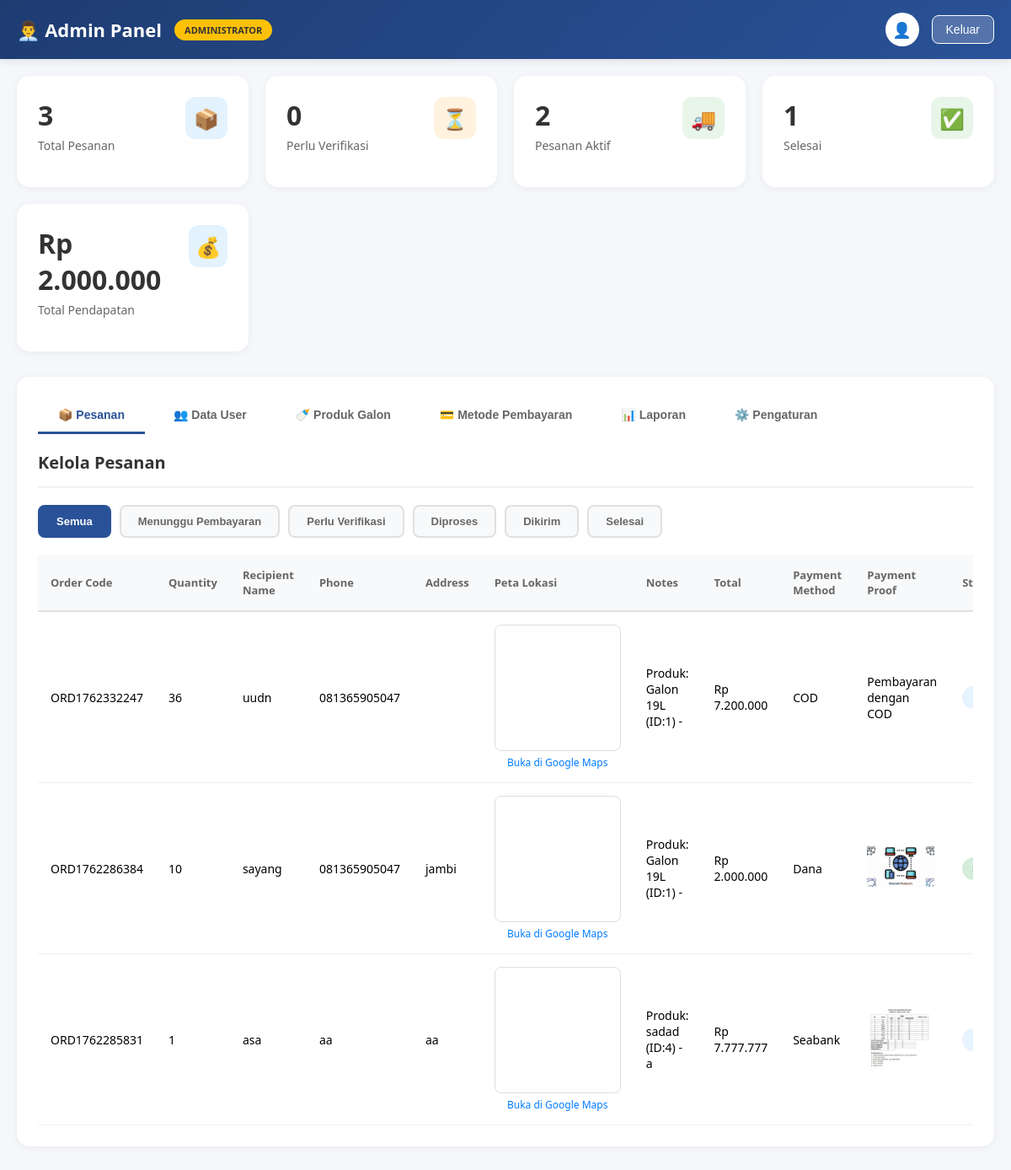
Screenshot of /dashboard_admin.php (signed in) with the database file from the repository.
### tables this page shows
CREATE TABLE `orders` (
  `id` int NOT NULL,
  `user_id` int NOT NULL,
  `order_code` varchar(20) NOT NULL,
  `quantity` int NOT NULL,
  `recipient_name` varchar(100) NOT NULL,
  `phone` varchar(20) NOT NULL,
  `address` varchar(255) NOT NULL DEFAULT '',
  `latitude` varchar(20) DEFAULT NULL,
  `longitude` varchar(20) DEFAULT NULL,
  `notes` text,
  `total` bigint NOT NULL,
  `status` enum('menunggu_pembayaran','menunggu_verifikasi','diproses','sedang_dikirim','selesai','dibatalkan') NOT NULL DEFAULT 'menunggu_pembayaran',
  `payment_method_id` int DEFAULT NULL,
  `payment_proof` varchar(255) DEFAULT NULL,
  `created_at` timestamp NOT NULL DEFAULT CURRENT_TIMESTAMP,
  `updated_at` timestamp NULL DEFAULT NULL,
  `payment_date` datetime DEFAULT NULL
);

CREATE TABLE `metode_pembayaran` (
  `id` int NOT NULL,
  `nama_metode` varchar(100) NOT NULL,
  `nomor_rekening` varchar(100) DEFAULT NULL,
  `atas_nama` varchar(100) DEFAULT NULL,
  `jenis` enum('transfer','cod') DEFAULT 'transfer',
  `created_at` timestamp NULL DEFAULT CURRENT_TIMESTAMP,
  `tipe` varchar(20) DEFAULT 'transfer'
);

### dashboard_admin.php (the view, shortened to what this page needs)
<?php
include 'koneksi.php';
$stats = [];
$stats['total_orders'] = $conn->query("SELECT COUNT(*) as c FROM orders")->fetch_assoc()['c'];
$stats['pending'] = $conn->query("SELECT COUNT(*) as c FROM orders WHERE status='menunggu_verifikasi'")->fetch_assoc()['c'];
$stats['active'] = $conn->query("SELECT COUNT(*) as c FROM orders WHERE status IN ('diproses','sedang_dikirim')")->fetch_assoc()['c'];
$stats['completed'] = $conn->query("SELECT COUNT(*) as c FROM orders WHERE status='selesai'")->fetch_assoc()['c'];
$stats['revenue'] = $conn->query("SELECT SUM(total) as t FROM orders WHERE status='selesai'")->fetch_assoc()['t'] ?? 0;
?>
<!DOCTYPE html>
<html lang="id">
<head>
</head>
<body>
    <div class="navbar">
        <div class="navbar-left">
            <h1>👨‍💼 Admin Panel</h1>
            <span class="admin-badge">ADMINISTRATOR</span>
        </div>
        <div class="navbar-right">
            <div class="admin-avatar">👤</div>
            <button class="logout-btn" onclick="window.location.href='logout.php'">Keluar</button>
        </div>
    </div>
    <div class="container">
        <div class="stats-grid">
            <div class="stat-card">
                <div class="stat-header">
                    <div>
                        <div class="stat-value"><?= $stats['total_orders'] ?></div>
                        <div class="stat-label">Total Pesanan</div>
                    </div>
                    <div class="stat-icon blue">📦</div>
                </div>
            </div>
            <div class="stat-card">
                <div class="stat-header">
                    <div>
                        <div class="stat-value"><?= $stats['pending'] ?></div>
                        <div class="stat-label">Perlu Verifikasi</div>
                    </div>
                    <div class="stat-icon orange">⏳</div>
                </div>
            </div>
            <div class="stat-card">
                <div class="stat-header">
                    <div>
                        <div class="stat-value"><?= $stats['active'] ?></div>
                        <div class="stat-label">Pesanan Aktif</div>
                    </div>
                    <div class="stat-icon green">🚚</div>
                </div>
            </div>
            <div class="stat-card">
                <div class="stat-header">
                    <div>
                        <div class="stat-value"><?= $stats['completed'] ?></div>
                        <div class="stat-label">Selesai</div>
                    </div>
                    <div class="stat-icon green">✅</div>
                </div>
            </div>
            <div class="stat-card">
                <div class="stat-header">
                    <div>
                        <div class="stat-value">Rp <?= number_format($stats['revenue'], 0, ',', '.') ?></div>
                        <div class="stat-label">Total Pendapatan</div>
                    </div>
                    <div class="stat-icon blue">💰</div>
                </div>
            </div>
        </div>
        <div class="section">
            <div class="tab-menu">
                <button class="tab-item active" onclick="switchTab('orders')">📦 Pesanan</button>
                <button class="tab-item" onclick="switchTab('users')">👥 Data User</button>
                <button class="tab-item" onclick="switchTab('galon')">🍼 Produk Galon</button>
                <button class="tab-item" onclick="switchTab('payments')">💳 Metode Pembayaran</button>
                <button class="tab-item" onclick="switchTab('laporan')">📊 Laporan</button>
                <button class="tab-item" onclick="switchTab('settings')">⚙️ Pengaturan</button>
            </div>
            <div id="tab-orders" class="tab-content active">
                <div class="section-header">
                    <h2 class="section-title">Kelola Pesanan</h2>
                </div>
                   <div class="filter-tabs">
                        <button class="filter-tab active" onclick="filterOrders('semua')">Semua</button>
                        <button class="filter-tab" onclick="filterOrders('menunggu_pembayaran')">Menunggu Pembayaran</button>
                        <button class="filter-tab" onclick="filterOrders('menunggu_verifikasi')">Perlu Verifikasi</button>
                        <button class="filter-tab" onclick="filterOrders('diproses')">Diproses</button>
                        <button class="filter-tab" onclick="filterOrders('sedang_dikirim')">Dikirim</button>
                        <button class="filter-tab" onclick="filterOrders('selesai')">Selesai</button>
                    </div>
                <div class="orders-table">
                    <table id="ordersTable">
                        <thead>
                            <tr>
                                <th>Order Code</th>
                                <th>Quantity</th>
                                <th>Recipient Name</th>
                                <th>Phone</th>
                                <th>Address</th>
                                <th>Peta Lokasi</th>
                                <th>Notes</th>
                                <th>Total</th>
                                <th>Payment Method</th>
                                <th>Payment Proof</th>
                                <th>Status</th>
                            </tr>
                        </thead>
                        <tbody id="ordersBody">
                            <?php
                            $orders = $conn->query("
                                SELECT o.*, m.nama_metode
                                FROM orders o
                                LEFT JOIN metode_pembayaran m ON o.payment_method_id = m.id
                                ORDER BY o.created_at DESC
                            ");
                            while ($order = $orders->fetch_assoc()):
                            ?>
                            <tr data-status="<?= $order['status'] ?>">
                                <td><?= htmlspecialchars($order['order_code']) ?></td>
                                <td><?= $order['quantity'] ?></td>
                                <td><?= htmlspecialchars($order['recipient_name']) ?></td>
                                <td><?= htmlspecialchars($order['phone']) ?></td>
                                <td><?= htmlspecialchars($order['address']) ?></td>
                                <td>
                                    <?php if (!empty($order['latitude']) && !empty($order['longitude']) && is_numeric($order['latitude']) && is_numeric($order['longitude'])): ?>
                                        <iframe
                                            src="https://maps.google.com/maps?q=<?= $order['latitude'] ?>,<?= $order['longitude'] ?>&output=embed&z=15"
                                            class="map-iframe"
                                            allowfullscreen=""
                                            loading="lazy">
                                        </iframe>
                                        <a href="https://www.google.com/maps?q=<?= $order['latitude'] ?>,<?= $order['longitude'] ?>"
                                        target="_blank"
                                        class="map-link">
                                            Buka di Google Maps
                                        </a>
                                    <?php else: ?>
                                        Lokasi tidak tersedia
                                    <?php endif; ?>
                                </td>
                                <td><?= htmlspecialchars($order['notes']) ?></td>
                                <td>Rp <?= number_format($order['total'], 0, ',', '.') ?></td>
                                <td><?= htmlspecialchars($order['nama_metode'] ?? 'Metode tidak diketahui') ?></td>
                                <td>
                                    <?php if (!empty($order['payment_proof'])): ?>
                                        <a href="uploads/<?= htmlspecialchars($order['payment_proof']) ?>" target="_blank">
                                            <img src="uploads/<?= htmlspecialchars($order['payment_proof']) ?>" alt="Bukti Pembayaran" width="80">
                                        </a>
                                    <?php else: ?>
                                        Pembayaran dengan COD
                                    <?php endif; ?>
                                </td>
                                <td>
                                    <span class="status-badge status-<?= $order['status'] ?>">
                                    </span>
                                </td>
                            </tr>
                            <?php endwhile; ?>
                        </tbody>
                    </table>
                </div>
            </div>
        </div>
    </div>
</body>
</html>

### dashboard_admin.php (style rules this page uses)
* { margin: 0; padding: 0; box-sizing: border-box; }
body { font-family: 'Segoe UI', Tahoma, Geneva, Verdana, sans-serif; background: #f5f7fa; min-height: 100vh; }
.navbar { background: linear-gradient(135deg, #1e3c72 0%, #2a5298 100%); color: white; padding: 15px 20px; display: flex; justify-content: space-between; align-items: center; box-shadow: 0 2px 10px rgba(0,0,0,0.1); }
.navbar-left { display: flex; align-items: center; gap: 15px; }
.navbar h1 { font-size: 22px; display: flex; align-items: center; gap: 10px; }
.admin-badge { background: #ffc107; color: #333; padding: 5px 12px; border-radius: 15px; font-size: 11px; font-weight: 700; }
.navbar-right { display: flex; align-items: center; gap: 15px; }
.admin-avatar { width: 40px; height: 40px; background: white; border-radius: 50%; display: flex; align-items: center; justify-content: center; font-size: 18px; }
.logout-btn { background: rgba(255,255,255,0.2); border: 1px solid white; color: white; padding: 8px 16px; border-radius: 8px; cursor: pointer; font-size: 14px; transition: all 0.3s; }
.container { max-width: 1400px; margin: 0 auto; padding: 20px; }
.stats-grid { display: grid; grid-template-columns: repeat(auto-fit, minmax(240px, 1fr)); gap: 20px; margin-bottom: 30px; }
.stat-card { background: white; border-radius: 15px; padding: 25px; box-shadow: 0 2px 10px rgba(0,0,0,0.05); transition: all 0.3s; }
.stat-header { display: flex; justify-content: space-between; align-items: start; margin-bottom: 15px; }
.stat-icon { width: 50px; height: 50px; border-radius: 12px; display: flex; align-items: center; justify-content: center; font-size: 24px; }
.stat-icon.blue { background: #e3f2fd; }
.stat-icon.green { background: #e8f5e9; }
.stat-icon.orange { background: #fff3e0; }
.stat-value { font-size: 32px; font-weight: 700; color: #333; margin-bottom: 5px; }
.stat-label { font-size: 14px; color: #666; }
.section { background: white; border-radius: 15px; padding: 25px; box-shadow: 0 2px 10px rgba(0,0,0,0.05); margin-bottom: 20px; }
.section-header { display: flex; justify-content: space-between; align-items: center; margin-bottom: 20px; padding-bottom: 15px; border-bottom: 2px solid #f0f0f0; }
.section-title { font-size: 20px; font-weight: 700; color: #333; }
.filter-tabs { display: flex; gap: 10px; flex-wrap: wrap; margin-bottom: 20px; }
.filter-tab { padding: 10px 20px; background: #f8f9fa; border: 2px solid #e0e0e0; border-radius: 8px; cursor: pointer; font-size: 13px; font-weight: 600; transition: all 0.3s; color: #666; }
.filter-tab.active { background: #2a5298; color: white; border-color: #2a5298; }
.orders-table { width: 100%; overflow-x: auto; }
table { width: 100%; border-collapse: collapse; }
th { background: #f8f9fa; padding: 15px; text-align: left; font-size: 13px; font-weight: 600; color: #666; border-bottom: 2px solid #e0e0e0; }
td { padding: 15px; border-bottom: 1px solid #f0f0f0; font-size: 14px; }
.status-badge { padding: 6px 12px; border-radius: 15px; font-size: 11px; font-weight: 600; display: inline-block; }
.status-diproses { background: #e7f3ff; color: #0066cc; }
.status-selesai { background: #d4edda; color: #155724; }
.tab-menu { display: flex; gap: 10px; margin-bottom: 20px; overflow-x: auto; -webkit-overflow-scrolling: touch; }
.tab-item { flex: 0 0 auto; padding: 12px 24px; background: transparent; border: none; cursor: pointer; font-size: 14px; font-weight: 600; color: #666; border-bottom: 3px solid transparent; transition: all 0.3s; }
.tab-item.active { color: #2a5298; border-bottom-color: #2a5298; }
.tab-content { display: none; }
.tab-content.active { display: block; }
* { box-sizing: border-box; }
.map-iframe { width: 150px; height: 150px; border: 1px solid #ddd; border-radius: 8px; display: block; margin: 0 auto; }
.map-link { display: block; text-align: center; margin-top: 5px; font-size: 12px; color: #007bff; text-decoration: none; }

### rows the page displays
orders: order_code "ORD1762332247", quantity "36", recipient_name "uudn", phone "081365905047", notes "Produk: Galon 19L (ID:1) -", total "7.200.000", metode_pembayaran.nama_metode "COD", shows "Pembayaran dengan COD"
orders: order_code "ORD1762286384", quantity "10", recipient_name "sayang", phone "081365905047", address "jambi", notes "Produk: Galon 19L (ID:1) -", total "2.000.000", metode_pembayaran.nama_metode "Dana", payment_proof (picture)
orders: order_code "ORD1762285831", quantity "1", recipient_name "asa", phone "aa", address "aa", notes "Produk: sadad (ID:4) - a", total "7.777.777", metode_pembayaran.nama_metode "Seabank", payment_proof (picture)

### other values shown
$stats['total_orders'] "3"
$stats['pending'] "0"
$stats['active'] "2"
$stats['completed'] "1"
$stats['revenue'] "2.000.000"
